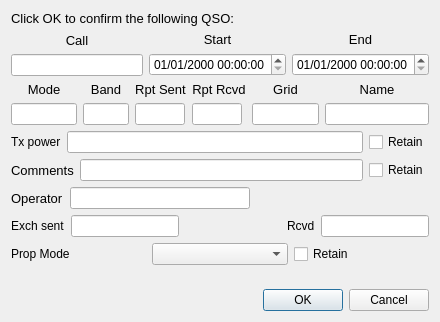
<?xml version="1.0" encoding="UTF-8"?>
<ui version="4.0">
 <class>LogQSO</class>
 <widget class="QDialog" name="LogQSO">
  <property name="geometry">
   <rect>
    <x>0</x>
    <y>0</y>
    <width>440</width>
    <height>322</height>
   </rect>
  </property>
  <property name="sizePolicy">
   <sizepolicy hsizetype="Preferred" vsizetype="Preferred">
    <horstretch>0</horstretch>
    <verstretch>0</verstretch>
   </sizepolicy>
  </property>
  <layout class="QVBoxLayout" name="verticalLayout_5">
   <item>
    <widget class="QLabel" name="label">
     <property name="font">
      <font>
       <pointsize>10</pointsize>
      </font>
     </property>
     <property name="text">
      <string>Click OK to confirm the following QSO:</string>
     </property>
    </widget>
   </item>
   <item>
    <layout class="QHBoxLayout" name="horizontalLayout_2">
     <item>
      <layout class="QVBoxLayout" name="verticalLayout">
       <item>
        <widget class="QLabel" name="lab1">
         <property name="font">
          <font>
           <pointsize>10</pointsize>
          </font>
         </property>
         <property name="text">
          <string>Call</string>
         </property>
         <property name="alignment">
          <set>Qt::AlignCenter</set>
         </property>
         <property name="buddy">
          <cstring>call</cstring>
         </property>
        </widget>
       </item>
       <item>
        <widget class="QLineEdit" name="call"/>
       </item>
      </layout>
     </item>
     <item>
      <layout class="QVBoxLayout" name="verticalLayout_2">
       <item>
        <widget class="QLabel" name="lab2">
         <property name="font">
          <font>
           <pointsize>10</pointsize>
          </font>
         </property>
         <property name="text">
          <string>Start</string>
         </property>
         <property name="alignment">
          <set>Qt::AlignCenter</set>
         </property>
         <property name="buddy">
          <cstring>start_date_time</cstring>
         </property>
        </widget>
       </item>
       <item>
        <widget class="QDateTimeEdit" name="start_date_time">
         <property name="sizePolicy">
          <sizepolicy hsizetype="Maximum" vsizetype="Fixed">
           <horstretch>0</horstretch>
           <verstretch>0</verstretch>
          </sizepolicy>
         </property>
         <property name="displayFormat">
          <string>dd/MM/yyyy HH:mm:ss</string>
         </property>
         <property name="timeSpec">
          <enum>Qt::UTC</enum>
         </property>
        </widget>
       </item>
      </layout>
     </item>
     <item>
      <layout class="QVBoxLayout" name="verticalLayout_3">
       <item>
        <widget class="QLabel" name="lab2_3">
         <property name="font">
          <font>
           <pointsize>10</pointsize>
          </font>
         </property>
         <property name="text">
          <string>End</string>
         </property>
         <property name="alignment">
          <set>Qt::AlignCenter</set>
         </property>
         <property name="buddy">
          <cstring>end_date_time</cstring>
         </property>
        </widget>
       </item>
       <item>
        <widget class="QDateTimeEdit" name="end_date_time">
         <property name="sizePolicy">
          <sizepolicy hsizetype="Maximum" vsizetype="Fixed">
           <horstretch>0</horstretch>
           <verstretch>0</verstretch>
          </sizepolicy>
         </property>
         <property name="displayFormat">
          <string>dd/MM/yyyy HH:mm:ss</string>
         </property>
         <property name="timeSpec">
          <enum>Qt::UTC</enum>
         </property>
        </widget>
       </item>
      </layout>
     </item>
    </layout>
   </item>
   <item>
    <layout class="QHBoxLayout" name="horizontalLayout_4">
     <item>
      <layout class="QVBoxLayout" name="verticalLayout_4">
       <item>
        <widget class="QLabel" name="lab4">
         <property name="font">
          <font>
           <pointsize>10</pointsize>
          </font>
         </property>
         <property name="text">
          <string>Mode</string>
         </property>
         <property name="alignment">
          <set>Qt::AlignCenter</set>
         </property>
         <property name="buddy">
          <cstring>mode</cstring>
         </property>
        </widget>
       </item>
       <item>
        <widget class="QLineEdit" name="mode">
         <property name="maximumSize">
          <size>
           <width>70</width>
           <height>16777215</height>
          </size>
         </property>
        </widget>
       </item>
      </layout>
     </item>
     <item>
      <layout class="QVBoxLayout" name="verticalLayout_6">
       <item>
        <widget class="QLabel" name="lab5">
         <property name="font">
          <font>
           <pointsize>10</pointsize>
          </font>
         </property>
         <property name="text">
          <string>Band</string>
         </property>
         <property name="alignment">
          <set>Qt::AlignCenter</set>
         </property>
         <property name="buddy">
          <cstring>band</cstring>
         </property>
        </widget>
       </item>
       <item>
        <widget class="QLineEdit" name="band">
         <property name="maximumSize">
          <size>
           <width>50</width>
           <height>16777215</height>
          </size>
         </property>
        </widget>
       </item>
      </layout>
     </item>
     <item>
      <layout class="QVBoxLayout" name="verticalLayout_7">
       <item>
        <widget class="QLabel" name="lab6">
         <property name="font">
          <font>
           <pointsize>10</pointsize>
          </font>
         </property>
         <property name="text">
          <string>Rpt Sent</string>
         </property>
         <property name="alignment">
          <set>Qt::AlignCenter</set>
         </property>
         <property name="buddy">
          <cstring>sent</cstring>
         </property>
        </widget>
       </item>
       <item>
        <widget class="QLineEdit" name="sent">
         <property name="maximumSize">
          <size>
           <width>50</width>
           <height>16777215</height>
          </size>
         </property>
        </widget>
       </item>
      </layout>
     </item>
     <item>
      <layout class="QVBoxLayout" name="verticalLayout_8">
       <item>
        <widget class="QLabel" name="lab7">
         <property name="font">
          <font>
           <pointsize>10</pointsize>
          </font>
         </property>
         <property name="text">
          <string>Rpt Rcvd</string>
         </property>
         <property name="alignment">
          <set>Qt::AlignCenter</set>
         </property>
         <property name="buddy">
          <cstring>rcvd</cstring>
         </property>
        </widget>
       </item>
       <item>
        <widget class="QLineEdit" name="rcvd">
         <property name="maximumSize">
          <size>
           <width>50</width>
           <height>16777215</height>
          </size>
         </property>
        </widget>
       </item>
      </layout>
     </item>
     <item>
      <layout class="QVBoxLayout" name="verticalLayout_9">
       <item>
        <widget class="QLabel" name="lab8">
         <property name="font">
          <font>
           <pointsize>10</pointsize>
          </font>
         </property>
         <property name="text">
          <string>Grid</string>
         </property>
         <property name="alignment">
          <set>Qt::AlignCenter</set>
         </property>
         <property name="buddy">
          <cstring>grid</cstring>
         </property>
        </widget>
       </item>
       <item>
        <widget class="QLineEdit" name="grid">
         <property name="maximumSize">
          <size>
           <width>70</width>
           <height>16777215</height>
          </size>
         </property>
        </widget>
       </item>
      </layout>
     </item>
     <item>
      <layout class="QVBoxLayout" name="verticalLayout_10">
       <item>
        <widget class="QLabel" name="lab9">
         <property name="enabled">
          <bool>true</bool>
         </property>
         <property name="font">
          <font>
           <pointsize>10</pointsize>
          </font>
         </property>
         <property name="text">
          <string>Name</string>
         </property>
         <property name="alignment">
          <set>Qt::AlignCenter</set>
         </property>
         <property name="buddy">
          <cstring>name</cstring>
         </property>
        </widget>
       </item>
       <item>
        <widget class="QLineEdit" name="name">
         <property name="enabled">
          <bool>true</bool>
         </property>
        </widget>
       </item>
      </layout>
     </item>
    </layout>
   </item>
   <item>
    <layout class="QHBoxLayout" name="horizontalLayout_6">
     <item>
      <widget class="QLabel" name="label_2">
       <property name="text">
        <string>Tx power</string>
       </property>
       <property name="buddy">
        <cstring>txPower</cstring>
       </property>
      </widget>
     </item>
     <item>
      <widget class="QLineEdit" name="txPower"/>
     </item>
     <item>
      <widget class="QCheckBox" name="cbTxPower">
       <property name="text">
        <string>Retain</string>
       </property>
      </widget>
     </item>
    </layout>
   </item>
   <item>
    <layout class="QHBoxLayout" name="horizontalLayout">
     <item>
      <widget class="QLabel" name="lab10">
       <property name="enabled">
        <bool>true</bool>
       </property>
       <property name="font">
        <font>
         <pointsize>10</pointsize>
        </font>
       </property>
       <property name="text">
        <string>Comments</string>
       </property>
       <property name="buddy">
        <cstring>comments</cstring>
       </property>
      </widget>
     </item>
     <item>
      <widget class="QLineEdit" name="comments">
       <property name="enabled">
        <bool>true</bool>
       </property>
      </widget>
     </item>
     <item>
      <widget class="QCheckBox" name="cbComments">
       <property name="text">
        <string>Retain</string>
       </property>
      </widget>
     </item>
    </layout>
   </item>
   <item>
    <layout class="QHBoxLayout" name="horizontalLayout_5">
     <item>
      <widget class="QLabel" name="operatorLabel">
       <property name="font">
        <font>
         <pointsize>10</pointsize>
        </font>
       </property>
       <property name="text">
        <string>Operator</string>
       </property>
       <property name="buddy">
        <cstring>loggedOperator</cstring>
       </property>
      </widget>
     </item>
     <item>
      <widget class="QLineEdit" name="loggedOperator">
       <property name="maximumSize">
        <size>
         <width>300</width>
         <height>16777215</height>
        </size>
       </property>
      </widget>
     </item>
     <item>
      <spacer name="horizontalSpacer">
       <property name="orientation">
        <enum>Qt::Horizontal</enum>
       </property>
       <property name="sizeHint" stdset="0">
        <size>
         <width>40</width>
         <height>20</height>
        </size>
       </property>
      </spacer>
     </item>
    </layout>
   </item>
   <item>
    <layout class="QHBoxLayout" name="horizontalLayout_3">
     <item>
      <widget class="QLabel" name="label_3">
       <property name="text">
        <string>Exch sent</string>
       </property>
       <property name="buddy">
        <cstring>exchSent</cstring>
       </property>
      </widget>
     </item>
     <item>
      <widget class="QLineEdit" name="exchSent">
       <property name="maximumSize">
        <size>
         <width>120</width>
         <height>16777215</height>
        </size>
       </property>
      </widget>
     </item>
     <item>
      <spacer name="horizontalSpacer_2">
       <property name="orientation">
        <enum>Qt::Horizontal</enum>
       </property>
       <property name="sizeHint" stdset="0">
        <size>
         <width>40</width>
         <height>20</height>
        </size>
       </property>
      </spacer>
     </item>
     <item>
      <widget class="QLabel" name="label_4">
       <property name="text">
        <string>Rcvd</string>
       </property>
       <property name="buddy">
        <cstring>exchRcvd</cstring>
       </property>
      </widget>
     </item>
     <item>
      <widget class="QLineEdit" name="exchRcvd">
       <property name="maximumSize">
        <size>
         <width>120</width>
         <height>16777215</height>
        </size>
       </property>
      </widget>
     </item>
    </layout>
   </item>
   <item>
    <layout class="QHBoxLayout" name="horizontalLayout_8" stretch="0,0,0">
     <item>
      <widget class="QLabel" name="label_5">
       <property name="text">
        <string>Prop Mode</string>
       </property>
       <property name="buddy">
        <cstring>comboBoxPropMode</cstring>
       </property>
      </widget>
     </item>
     <item>
      <widget class="QComboBox" name="comboBoxPropMode"/>
     </item>
     <item>
      <widget class="QCheckBox" name="cbPropMode">
       <property name="text">
        <string>Retain</string>
       </property>
      </widget>
     </item>
    </layout>
   </item>
   <item>
    <spacer name="verticalSpacer">
     <property name="orientation">
      <enum>Qt::Vertical</enum>
     </property>
     <property name="sizeHint" stdset="0">
      <size>
       <width>20</width>
       <height>0</height>
      </size>
     </property>
    </spacer>
   </item>
   <item>
    <widget class="QDialogButtonBox" name="buttonBox">
     <property name="orientation">
      <enum>Qt::Horizontal</enum>
     </property>
     <property name="standardButtons">
      <set>QDialogButtonBox::Cancel|QDialogButtonBox::Ok</set>
     </property>
    </widget>
   </item>
  </layout>
 </widget>
 <tabstops>
  <tabstop>call</tabstop>
  <tabstop>start_date_time</tabstop>
  <tabstop>end_date_time</tabstop>
  <tabstop>mode</tabstop>
  <tabstop>band</tabstop>
  <tabstop>sent</tabstop>
  <tabstop>rcvd</tabstop>
  <tabstop>grid</tabstop>
  <tabstop>name</tabstop>
  <tabstop>txPower</tabstop>
  <tabstop>cbTxPower</tabstop>
  <tabstop>comments</tabstop>
  <tabstop>cbComments</tabstop>
  <tabstop>loggedOperator</tabstop>
  <tabstop>exchSent</tabstop>
  <tabstop>exchRcvd</tabstop>
  <tabstop>comboBoxPropMode</tabstop>
  <tabstop>cbPropMode</tabstop>
 </tabstops>
 <resources/>
 <connections>
  <connection>
   <sender>buttonBox</sender>
   <signal>accepted()</signal>
   <receiver>LogQSO</receiver>
   <slot>accept()</slot>
   <hints>
    <hint type="sourcelabel">
     <x>248</x>
     <y>254</y>
    </hint>
    <hint type="destinationlabel">
     <x>157</x>
     <y>274</y>
    </hint>
   </hints>
  </connection>
  <connection>
   <sender>buttonBox</sender>
   <signal>rejected()</signal>
   <receiver>LogQSO</receiver>
   <slot>reject()</slot>
   <hints>
    <hint type="sourcelabel">
     <x>316</x>
     <y>260</y>
    </hint>
    <hint type="destinationlabel">
     <x>286</x>
     <y>274</y>
    </hint>
   </hints>
  </connection>
 </connections>
</ui>
